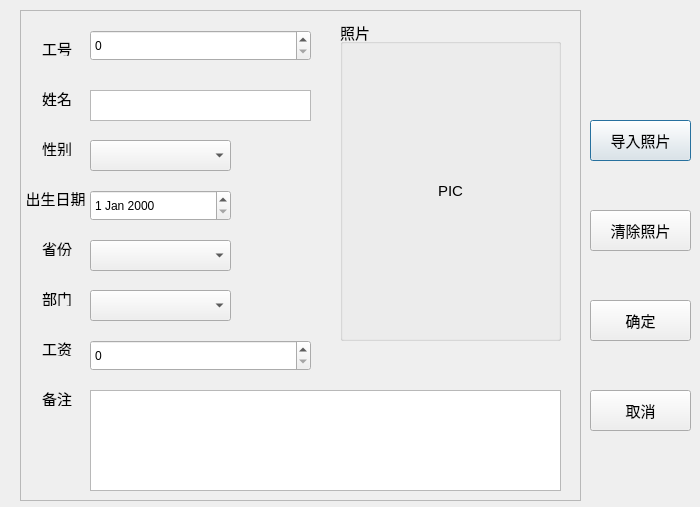
<?xml version="1.0" encoding="UTF-8"?>
<ui version="4.0">
 <class>TDialogEmployeeData</class>
 <widget class="QDialog" name="TDialogEmployeeData">
  <property name="geometry">
   <rect>
    <x>0</x>
    <y>0</y>
    <width>700</width>
    <height>507</height>
   </rect>
  </property>
  <property name="windowTitle">
   <string>数据添加</string>
  </property>
  <widget class="QFrame" name="frame">
   <property name="geometry">
    <rect>
     <x>20</x>
     <y>10</y>
     <width>561</width>
     <height>491</height>
    </rect>
   </property>
   <property name="frameShape">
    <enum>QFrame::StyledPanel</enum>
   </property>
   <property name="frameShadow">
    <enum>QFrame::Raised</enum>
   </property>
   <widget class="QLabel" name="label">
    <property name="geometry">
     <rect>
      <x>10</x>
      <y>30</y>
      <width>54</width>
      <height>16</height>
     </rect>
    </property>
    <property name="font">
     <font>
      <pointsize>11</pointsize>
     </font>
    </property>
    <property name="text">
     <string>工号</string>
    </property>
    <property name="alignment">
     <set>Qt::AlignCenter</set>
    </property>
   </widget>
   <widget class="QSpinBox" name="spinBox_empNum">
    <property name="geometry">
     <rect>
      <x>70</x>
      <y>20</y>
      <width>221</width>
      <height>31</height>
     </rect>
    </property>
   </widget>
   <widget class="QLabel" name="label_2">
    <property name="geometry">
     <rect>
      <x>10</x>
      <y>80</y>
      <width>54</width>
      <height>16</height>
     </rect>
    </property>
    <property name="font">
     <font>
      <pointsize>11</pointsize>
     </font>
    </property>
    <property name="text">
     <string>姓名</string>
    </property>
    <property name="alignment">
     <set>Qt::AlignCenter</set>
    </property>
   </widget>
   <widget class="QLabel" name="label_3">
    <property name="geometry">
     <rect>
      <x>10</x>
      <y>130</y>
      <width>54</width>
      <height>16</height>
     </rect>
    </property>
    <property name="font">
     <font>
      <pointsize>11</pointsize>
     </font>
    </property>
    <property name="text">
     <string>性别</string>
    </property>
    <property name="alignment">
     <set>Qt::AlignCenter</set>
    </property>
   </widget>
   <widget class="QLabel" name="label_4">
    <property name="geometry">
     <rect>
      <x>0</x>
      <y>180</y>
      <width>71</width>
      <height>16</height>
     </rect>
    </property>
    <property name="font">
     <font>
      <pointsize>11</pointsize>
     </font>
    </property>
    <property name="text">
     <string>出生日期</string>
    </property>
    <property name="alignment">
     <set>Qt::AlignCenter</set>
    </property>
   </widget>
   <widget class="QLabel" name="label_5">
    <property name="geometry">
     <rect>
      <x>10</x>
      <y>230</y>
      <width>54</width>
      <height>16</height>
     </rect>
    </property>
    <property name="font">
     <font>
      <pointsize>11</pointsize>
     </font>
    </property>
    <property name="text">
     <string>省份</string>
    </property>
    <property name="alignment">
     <set>Qt::AlignCenter</set>
    </property>
   </widget>
   <widget class="QLabel" name="label_6">
    <property name="geometry">
     <rect>
      <x>10</x>
      <y>280</y>
      <width>54</width>
      <height>16</height>
     </rect>
    </property>
    <property name="font">
     <font>
      <pointsize>11</pointsize>
     </font>
    </property>
    <property name="text">
     <string>部门</string>
    </property>
    <property name="alignment">
     <set>Qt::AlignCenter</set>
    </property>
   </widget>
   <widget class="QLabel" name="label_7">
    <property name="geometry">
     <rect>
      <x>10</x>
      <y>330</y>
      <width>54</width>
      <height>16</height>
     </rect>
    </property>
    <property name="font">
     <font>
      <pointsize>11</pointsize>
     </font>
    </property>
    <property name="text">
     <string>工资</string>
    </property>
    <property name="alignment">
     <set>Qt::AlignCenter</set>
    </property>
   </widget>
   <widget class="QLabel" name="label_8">
    <property name="geometry">
     <rect>
      <x>10</x>
      <y>380</y>
      <width>54</width>
      <height>16</height>
     </rect>
    </property>
    <property name="font">
     <font>
      <pointsize>11</pointsize>
     </font>
    </property>
    <property name="text">
     <string>备注</string>
    </property>
    <property name="alignment">
     <set>Qt::AlignCenter</set>
    </property>
   </widget>
   <widget class="QComboBox" name="comboBox_gender">
    <property name="geometry">
     <rect>
      <x>70</x>
      <y>130</y>
      <width>141</width>
      <height>31</height>
     </rect>
    </property>
   </widget>
   <widget class="QComboBox" name="comboBox_province">
    <property name="geometry">
     <rect>
      <x>70</x>
      <y>230</y>
      <width>141</width>
      <height>31</height>
     </rect>
    </property>
   </widget>
   <widget class="QComboBox" name="comboBox_dept">
    <property name="geometry">
     <rect>
      <x>70</x>
      <y>280</y>
      <width>141</width>
      <height>31</height>
     </rect>
    </property>
   </widget>
   <widget class="QSpinBox" name="spinBox_salary">
    <property name="geometry">
     <rect>
      <x>70</x>
      <y>330</y>
      <width>221</width>
      <height>31</height>
     </rect>
    </property>
   </widget>
   <widget class="QPlainTextEdit" name="plainTextEdit">
    <property name="geometry">
     <rect>
      <x>70</x>
      <y>380</y>
      <width>471</width>
      <height>101</height>
     </rect>
    </property>
   </widget>
   <widget class="QGroupBox" name="groupBox">
    <property name="geometry">
     <rect>
      <x>320</x>
      <y>10</y>
      <width>221</width>
      <height>321</height>
     </rect>
    </property>
    <property name="font">
     <font>
      <pointsize>11</pointsize>
     </font>
    </property>
    <property name="title">
     <string>照片</string>
    </property>
    <widget class="QLabel" name="label_pic">
     <property name="geometry">
      <rect>
       <x>10</x>
       <y>30</y>
       <width>201</width>
       <height>281</height>
      </rect>
     </property>
     <property name="text">
      <string>PIC</string>
     </property>
     <property name="alignment">
      <set>Qt::AlignCenter</set>
     </property>
    </widget>
   </widget>
   <widget class="QDateEdit" name="dateEdit">
    <property name="geometry">
     <rect>
      <x>70</x>
      <y>180</y>
      <width>141</width>
      <height>31</height>
     </rect>
    </property>
   </widget>
   <widget class="QPlainTextEdit" name="plainTextEdit_name">
    <property name="geometry">
     <rect>
      <x>70</x>
      <y>80</y>
      <width>221</width>
      <height>31</height>
     </rect>
    </property>
   </widget>
  </widget>
  <widget class="QPushButton" name="pushButton_photo_input">
   <property name="geometry">
    <rect>
     <x>590</x>
     <y>120</y>
     <width>101</width>
     <height>41</height>
    </rect>
   </property>
   <property name="font">
    <font>
     <pointsize>11</pointsize>
    </font>
   </property>
   <property name="text">
    <string>导入照片</string>
   </property>
  </widget>
  <widget class="QPushButton" name="pushButton_photo_clear">
   <property name="geometry">
    <rect>
     <x>590</x>
     <y>210</y>
     <width>101</width>
     <height>41</height>
    </rect>
   </property>
   <property name="font">
    <font>
     <pointsize>11</pointsize>
    </font>
   </property>
   <property name="text">
    <string>清除照片</string>
   </property>
  </widget>
  <widget class="QPushButton" name="pushButton_ascertain">
   <property name="geometry">
    <rect>
     <x>590</x>
     <y>300</y>
     <width>101</width>
     <height>41</height>
    </rect>
   </property>
   <property name="font">
    <font>
     <pointsize>11</pointsize>
    </font>
   </property>
   <property name="text">
    <string>确定</string>
   </property>
  </widget>
  <widget class="QPushButton" name="pushButton_cancel">
   <property name="geometry">
    <rect>
     <x>590</x>
     <y>390</y>
     <width>101</width>
     <height>41</height>
    </rect>
   </property>
   <property name="font">
    <font>
     <pointsize>11</pointsize>
    </font>
   </property>
   <property name="text">
    <string>取消</string>
   </property>
  </widget>
 </widget>
 <resources/>
 <connections>
  <connection>
   <sender>pushButton_ascertain</sender>
   <signal>clicked()</signal>
   <receiver>TDialogEmployeeData</receiver>
   <slot>accept()</slot>
   <hints>
    <hint type="sourcelabel">
     <x>640</x>
     <y>320</y>
    </hint>
    <hint type="destinationlabel">
     <x>349</x>
     <y>253</y>
    </hint>
   </hints>
  </connection>
  <connection>
   <sender>pushButton_cancel</sender>
   <signal>clicked()</signal>
   <receiver>TDialogEmployeeData</receiver>
   <slot>reject()</slot>
   <hints>
    <hint type="sourcelabel">
     <x>640</x>
     <y>410</y>
    </hint>
    <hint type="destinationlabel">
     <x>349</x>
     <y>253</y>
    </hint>
   </hints>
  </connection>
 </connections>
</ui>
